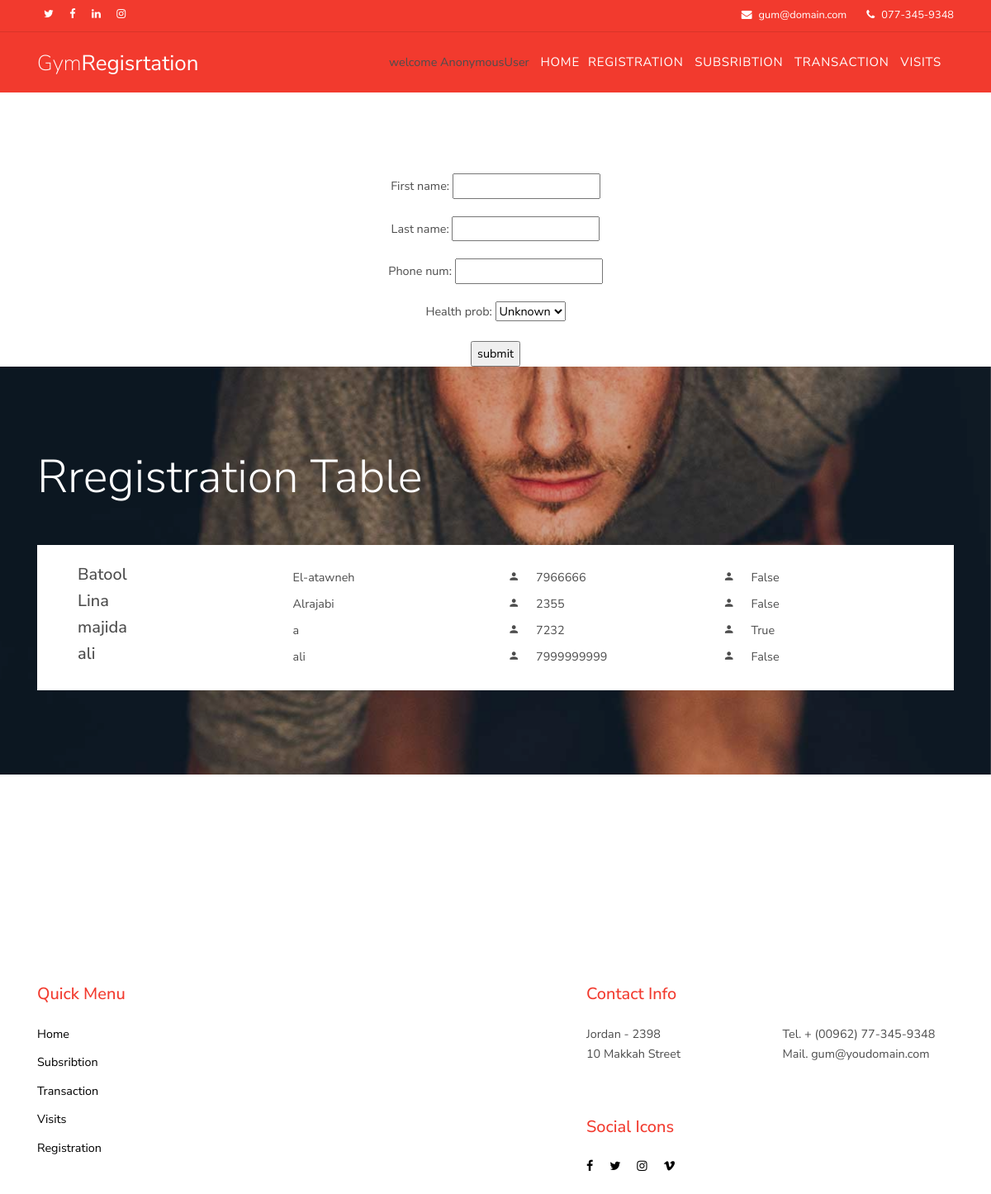
The page / on the database its author committed.
### mainapp/models.py (models this page shows, shortened)
class UserInfo(models.Model):
    first_name = models.CharField(max_length=25)
    last_name =  models.CharField(max_length=25)
    phone_num =  models.IntegerField (default = '079 xxxx xx')
    health_prob = models.BooleanField(null=True)

### mainapp/views.py (the view)
# urls.py: path('',views.UserCreatView.as_view() , name = 'user_url'),
class UserCreatView(CreateView):
    model = UserInfo
    template_name = "userhtml.html"
    success_url = reverse_lazy('user_url')
    fields = '__all__'
    def get_context_data(self,**kwargs):
        context = super(UserCreatView,self).get_context_data(**kwargs)
        context ['list_stu'] = UserInfo.objects.all()
        return context

### templates/userhtml.html
{%extends 'base.html'%}
{%block  page_customer%}
<center>
<form method="POST"> {%csrf_token%}
    {{form.as_p}}
<input type ='submit' value ='submit'>
</form>
</center>
{% load static%}
<div class="block-schedule overlay site-section" style="background-image: url('{% static "images/hero_bg_2.jpg"%}');">
    <div class="container">
      <h2 class="text-white display-4 mb-5">Rregistration Table</h2>
      <div class="tab-content" id="pills-tabContent">
        <div class="tab-pane fade show active" id="pills-sunday" role="tabpanel" aria-labelledby="pills-sunday-tab">
          <div class="row-wrap">
            <div class="row bg-white p-4 align-items-center">
            {% for item in list_stu %}
              <div class="col-sm-3 col-md-3 col-lg-3"><h3 class="h5">{{item.first_name}}</h3></div>
              <div class="col-sm-3 col-md-3 col-lg-3">{{item.last_name}}</div>
              <div class="col-sm-3 col-md-3 col-lg-3"><span class="icon-person mr-3"></span> {{item.phone_num}}</div>
              <div class="col-sm-3 col-md-3 col-lg-3"><span class="icon-person mr-3"></span> {{item.health_prob}}</div>
              {%endfor%}
            </div>
          </div>
  </div>
  </div>
  </div>
  </div>
{% endblock%}

### templates/base.html (shortened to what this page needs)
{%load static%}
{% load i18n %}
<!DOCTYPE html>
<html lang="en">
  <head>
    <link rel="stylesheet" href="{% static 'fonts/icomoon/style.css'%}">
    <link rel="stylesheet" href="{%static  'css/bootstrap.min.css'%}">
    <link rel="stylesheet" href="{%static  'css/magnific-popup.css'%}">
    <link rel="stylesheet" href="{%static  'css/jquery-ui.css'%}">
    <link rel="stylesheet" href="{%static  'css/owl.carousel.min.css'%}">
    <link rel="stylesheet" href="{% static 'css/owl.theme.default.min.css '%}">
    <link rel="stylesheet" href="{% static 'css/bootstrap-datepicker.css'%}">
    <link rel="stylesheet" href="{% static 'css/animate.css'%}">
    <link rel="stylesheet" href="% static 'fonts/flaticon/font/flaticon.css'%}">
    <link rel="stylesheet" href="{% static 'css/aos.css' %}">
    <link rel="stylesheet" href="{% static 'css/style.css'%}">
  </head>
  <body>
  <div class="site-wrap">
    <div class="site-navbar-wrap bg-white">
      <div class="site-navbar-top">
        <div class="container py-2">
          <div class="row align-items-center">
            <div class="col-6">
              <a href="#" class="p-2 pl-0"><span class="icon-twitter"></span></a>
              <a href="#" class="p-2 pl-0"><span class="icon-facebook"></span></a>
              <a href="#" class="p-2 pl-0"><span class="icon-linkedin"></span></a>
              <a href="#" class="p-2 pl-0"><span class="icon-instagram"></span></a>
            </div>
            <div class="col-6">
              <div class="d-flex ml-auto">
                <a href="#" class="d-flex align-items-center ml-auto mr-4">
                  <span class="icon-envelope mr-2"></span>
                  <span class="d-none d-md-inline-block">gum@domain.com</span>
                </a>
                <a href="tel://12912830302" class="d-flex align-items-center">
                  <span class="icon-phone mr-2"></span>
                  <span class="d-none d-md-inline-block">077-345-9348</span>
                </a>
              </div>
            </div>
          </div>
        </div>
      </div>
    </div>
    <div class="site-navbar-wrap bg-white">
      <div class="container">
        <div class="site-navbar bg-light">
          <div class="py-1">
            <div class="row align-items-center">
              <div class="col-2">
                <h2 class="mb-0 site-logo"><a href="{% url 'base_url'%}">Gym<strong>Regisrtation</strong>  </a></h2>
              </div>
              <div class="col-10">
                <nav class="site-navigation text-right" role="navigation">
                  <div class="container">
                    <ul class="site-menu js-clone-nav d-none d-lg-block">
                      <li class="active">
                        welcome {{ request.user }}
                        <a href="{% url 'base_url'%}">Home</a><a href="{% url 'user_url'%}">Registration</a>
                        <a href="{% url 'sub_url'%}">Subsribtion</a>
                        <a href="{% url 'transaction_url'%}">Transaction</a>
                        <a href="{% url 'visit_url'%}">Visits</a>
                      </li>
                    </ul>
                  </div>
                </nav>
              </div>
            </div>
          </div>
        </div>
      </div>
    </div>
    </div>
<br><br><br><br>
{%block page_customer%}
{%endblock%}
<br><br><br><br><br><br><br><br>
    <footer class="site-footer">
      <div class="container">
         <div class="row">
          <div class="col-lg-7">
            <div class="row">
              <div class="col-6 col-md-4 col-lg-4 mb-5 mb-lg-0">
                <h3 class="footer-heading mb-4 text-primary">Quick Menu</h3>
                <ul class="list-unstyled">
                  <li><a href="#">Home</a></li>
                  <li><a href="#">Subsribtion</a></li>
                  <li><a href="#">Transaction</a></li>
                  <li><a href="#">Visits</a></li>
                  <li><a href="#">Registration</a></li>
                </ul>
              </div>
            </div>
          </div>
          <div class="col-lg-5">
            <div class="row mb-5">
              <div class="col-md-12"><h3 class="footer-heading mb-4 text-primary">Contact Info</h3></div>
              <div class="col-md-6">
                <p>Jordan - 2398 <br> 10 Makkah Street</p>
              </div>
              <div class="col-md-6">
                Tel. + (00962) 77-345-9348 <br>
                Mail. gum@youdomain.com
              </div>
            </div>
            <div class="row">
              <div class="col-md-12"><h3 class="footer-heading mb-4 text-primary">Social Icons</h3></div>
              <div class="col-md-12">
                <p>
                  <a href="#" class="pb-2 pr-2 pl-0"><span class="icon-facebook"></span></a>
                  <a href="#" class="p-2"><span class="icon-twitter"></span></a>
                  <a href="#" class="p-2"><span class="icon-instagram"></span></a>
                  <a href="#" class="p-2"><span class="icon-vimeo"></span></a>
                </p>
              </div>
            </div>
          </div>
        </div>
      </div>
    </footer>
  </body>
</html>

### static/css/style.css (style rules this page uses)
body { line-height: 1.7; color: #4d4d4d; font-weight: 400; font-size: 0.9rem; font-family: "Roboto Mono", SFMono-Regular, Menlo, Monaco, Consolas, "Liberation Mono", "Courier New", monospace; font-family: "Nunito Sans", -apple-system, BlinkMacSystemFont, "Segoe UI", Roboto, "Helvetica Neue", Arial, sans-serif, "Apple Color Emoji", "Segoe UI Emoji", "Segoe UI Symbol", "Noto Color Emoji"; }
a { -webkit-transition: .3s all ease; -o-transition: .3s all ease; transition: .3s all ease; }
.site-wrap:before { -webkit-transition: .3s all ease-in-out; -o-transition: .3s all ease-in-out; transition: .3s all ease-in-out; background: rgba(0, 0, 0, 0.6); content: ""; position: absolute; z-index: 2000; top: 0; left: 0; right: 0; bottom: 0; opacity: 0; visibility: hidden; }
.site-section { padding: 3em 0; }
@media (min-width: 768px) { .site-section { padding: 7em 0; } }
.site-footer { padding: 4em 0; }
.site-footer .footer-heading { font-size: 20px; }
.site-footer a { color: #000; }
.site-footer ul li { margin-bottom: 10px; }
.site-navbar-wrap { background: #f23a2e !important; position: relative; z-index: 99; width: 100%; }
.site-navbar-wrap a { color: #fff; }
.site-navbar-wrap .site-navbar-top { font-size: 0.8rem; }
.site-navbar-top, .site-navbar { border-bottom: 1px solid rgba(0, 0, 0, 0.1); }
.site-navbar { margin-bottom: 0px; width: 100%; border-bottom: none; background: #f23a2e !important; }
.site-navbar .site-logo { font-weight: 200; }
.site-navbar .site-logo a { font-weight: 200; font-size: 26px; color: #fff; }
.site-navbar .site-navigation .site-menu { margin-bottom: 0; }
.site-navbar .site-navigation .site-menu .active > a { color: #fff; }
.site-navbar .site-navigation .site-menu a { text-decoration: none !important; font-size: 15px; display: inline-block; }
.site-navbar .site-navigation .site-menu > li { display: inline-block; padding: 10px 5px; }
.site-navbar .site-navigation .site-menu > li > a { padding: 10px 10px; text-transform: uppercase; letter-spacing: .05em; color: rgba(255, 255, 255, 0.6); font-size: 15px; text-decoration: none !important; }
.site-navbar .site-navigation .site-menu > li:last-child { padding-right: 0; }
.site-navbar .site-navigation .site-menu > li:last-child > a { padding-right: 0; }
.block-schedule { background-position: center center; background-size: cover; background-repeat: no-repeat; background-attachment: fixed; }
.block-schedule.overlay { position: relative; }
.block-schedule.overlay:before { position: absolute; content: ""; background: rgba(0, 0, 0, 0.2); top: 0; left: 0; right: 0; bottom: 0; }
.block-schedule .container { position: relative; z-index: 10; }
.block-schedule .row-wrap { margin-left: 15px; margin-right: 15px; }
.block-schedule .row-wrap > .row { margin-bottom: 2px; -webkit-transition: .3s all ease; -o-transition: .3s all ease; transition: .3s all ease; -webkit-transform: scale(1); -ms-transform: scale(1); transform: scale(1); z-index: 1; position: relative; border-left: 10px solid transparent; border-right: 10px solid transparent; }

### rows shown on the page
UserInfo: first_name "Batool", last_name "El-atawneh", phone_num "7966666", health_prob "False"
UserInfo: first_name "Lina", last_name "Alrajabi", phone_num "2355", health_prob "False"
UserInfo: first_name "majida", last_name "a", phone_num "7232", health_prob "True"
UserInfo: first_name "ali", last_name "ali", phone_num "7999999999", health_prob "False"

### other values the page prints
{{ request.user }} "AnonymousUser"
